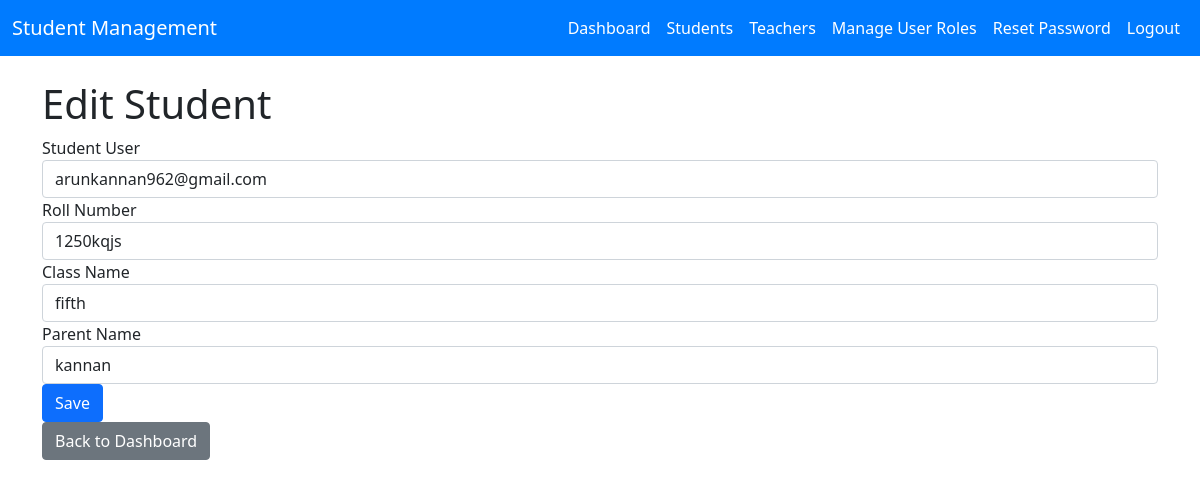
The page /adminpanel/students/4/edit/ (signed in) on the database its author committed.
### student/models.py (models this page shows, shortened)
class Student(models.Model):
    user = models.OneToOneField(CustomUser, on_delete=models.CASCADE)
    roll_no = models.CharField(max_length=20, unique=True)
    class_name = models.CharField(max_length=50)
    date_of_admission = models.DateField(auto_now_add=True)
    parent_name = models.CharField(max_length=100)

### adminpanel/views.py (the view)
# urls.py: path('students/<int:student_id>/edit/', views.student_update, name='student_update'),
@login_required
@user_passes_test(is_admin)
def student_update(request, student_id):
    student = get_object_or_404(Student, pk=student_id)
    if request.method == 'POST':
        form = StudentForm(request.POST, instance=student)
        if form.is_valid():
            form.save()
            return redirect('student_list')
    else:
        form = StudentForm(instance=student)
    return render(request, 'adminpanel/student_form.html', {'form': form})

### adminpanel/forms.py
class StudentForm(forms.ModelForm):
    user = CustomModelChoiceField(
        queryset=CustomUser.objects.all(),  # You will fix queryset inside __init__
        widget=forms.Select(attrs={'class': 'form-control'})
    )
    roll_no = forms.CharField(
        widget=forms.TextInput(attrs={'class': 'form-control', 'placeholder': 'Enter Roll Number'})
    )
    class_name = forms.CharField(
        widget=forms.TextInput(attrs={'class': 'form-control', 'placeholder': 'Enter Class Name'})
    )
    parent_name = forms.CharField(
        widget=forms.TextInput(attrs={'class': 'form-control', 'placeholder': 'Enter Parent Name'})
    )
    class Meta:
        model = Student
        fields = ['user', 'roll_no', 'class_name', 'parent_name']
    def __init__(self, *args, **kwargs):
        super().__init__(*args, **kwargs)
        self.fields['user'].queryset = CustomUser.objects.exclude(role='admin')
        self.fields['user'].label = 'Student User'
        self.fields['roll_no'].label = 'Roll Number'
        self.fields['class_name'].label = 'Class Name'
        self.fields['parent_name'].label = 'Parent Name'

### adminpanel/forms.py (called while the page is built)
    def label_from_instance(self, obj):
        return obj.email

### adminpanel/views.py (called while the page is built)
def is_admin(user):
    return user.is_authenticated and user.role == 'admin'

### templates/adminpanel/student_form.html (shortened to what this page needs)
{% extends "home/base.html" %}
{% block content %}
    <h1>{% if form.instance.pk %}Edit{% else %}Add{% endif %} Student</h1>
    <form method="POST" class="student-form">
        <div class="form-group">
            <label for="{{ form.user.id_for_label }}">Student User</label>
            {{ form.user }}
        </div>
        <div class="form-group">
            <label for="{{ form.roll_no.id_for_label }}">Roll Number</label>
            {{ form.roll_no }}
        </div>
        <div class="form-group">
            <label for="{{ form.class_name.id_for_label }}">Class Name</label>
            {{ form.class_name }}
        </div>
        <div class="form-group">
            <label for="{{ form.parent_name.id_for_label }}">Parent Name</label>
            {{ form.parent_name }}
        </div>
        <button type="submit" class="btn btn-primary">Save</button>
    </form>
    <a href="{% url 'admin_dashboard' %}" class="btn btn-secondary">Back to Dashboard</a>
{% endblock content %}

### rows shown on the page
Student: user "arunkannan962@gmail.com", roll_no "1250kqjs", class_name "fifth", parent_name "kannan"
